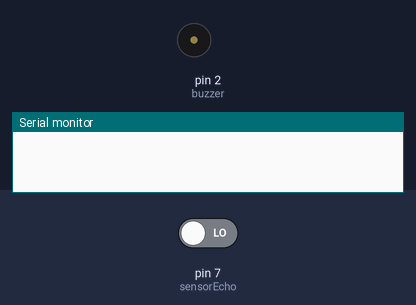
A sketch run on a simulated Arduino Uno, built with avr-gcc and run on an emulated ATmega328P. Shown: buzzer (waves = sounding), the last lines printed to the serial monitor. Inputs (shaded band) come from the test bench; at power-on: pin 7 (sensorEcho) LOW.

Above: at 1.0 s.
At 4.5 s:
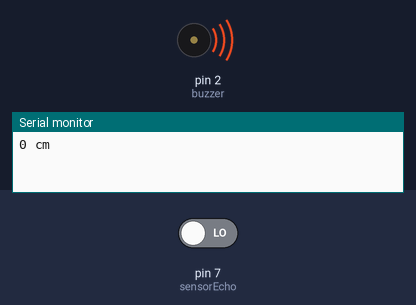
Timing chart, 0 to 9.1 s (numbered marks = the images above):
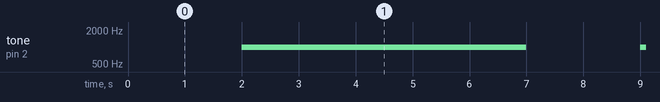

Measured:
- by itself, tone on pin 2 (buzzer): alternates 1000 Hz for 5.0 s and silent for 2.0 s

The sketch:

Radar_Arduino__Proyecto_Final_.ino
```cpp
//Definir Variables
const int buzzer = 2; //Pin Buzzer
const int sensorEcho = 7; //Pin Echo del Sensor
const int sensorTrig = 5; //Pin Trig del Sensor

int distancia;
int tiempo;

void setup() {
  Serial.begin(9600); //Iniciar Conexión Serial
  pinMode(buzzer, OUTPUT); //Buzzer como pin de salida
  pinMode(sensorEcho, INPUT); //Echo como pin de entrada
  pinMode(sensorTrig, OUTPUT); //Trigger como pin de salida
}

void loop() {
  digitalWrite(sensorTrig, LOW); //No se manda la señal
  delay(500);
  digitalWrite(sensorTrig, HIGH); //Se manda la señal
  delay(500);
  digitalWrite(sensorTrig, LOW); //No se manda la señal

  tiempo = pulseIn(sensorEcho, HIGH); //Se calcula el tiempo que tardo la señal en regresar al sensor

  distancia = tiempo / 58.2; //Se calcula la distancia a partir del tiempo y la constante 58.2

  Serial.print(distancia); //Se imprime la distancia en el monitor en serie
  Serial.println(" cm");

  if (distancia < 50){ //Condición que se cumple si la distancia es menor a 50cm
    tone(buzzer, 1000);
    delay(5000);
    noTone(buzzer);
  } else if (distancia > 50 && distancia < 100){ //Condición que se cumple si la distancia es menor a 100cm y mayor a 50cm
    tone(buzzer, 1000);
    delay(2000);
    noTone(buzzer);
  } else if (distancia > 100 && distancia < 300){ //Condicioón que se cumple si la distancia es mayor a 100cm y menor a 300cm
    tone(buzzer, 1000);
    delay(1000);
    noTone(buzzer);
  } else{ //Condición que se cumple si no se cumple alguna de las condiciones anteriores
    tone(buzzer, 1000);
    delay(100);
    noTone(buzzer);
  }
}
```
